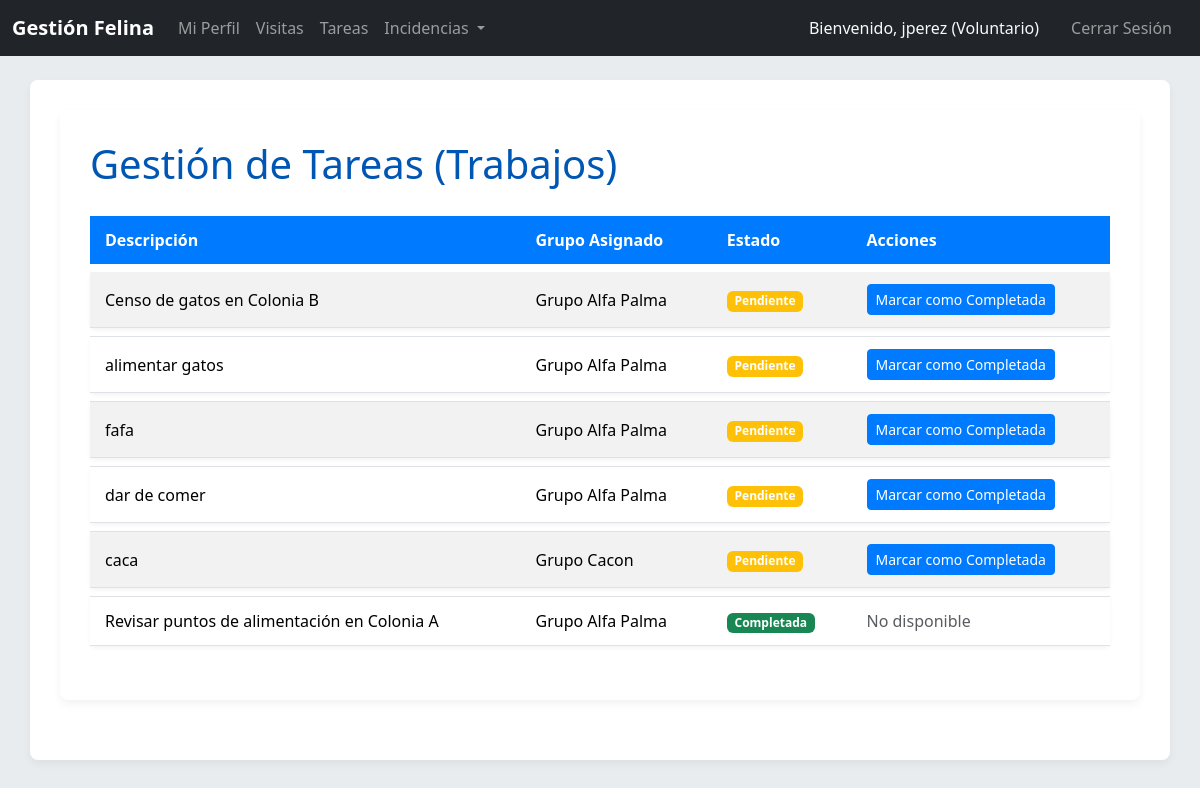
/index.php/trabajos (signed in), run on the app's committed database.
### tables this page shows
CREATE TABLE `Trabajo` (
  `idTrabajo` int(11) NOT NULL AUTO_INCREMENT,
  `descripcionTrabajo` text NOT NULL,
  `completado` tinyint(1) NOT NULL DEFAULT 0,
  `idAyuntamiento` int(11) NOT NULL,
  `idGrupo` int(11) NOT NULL,
  PRIMARY KEY (`idTrabajo`),
  KEY `idAyuntamiento` (`idAyuntamiento`),
  KEY `idGrupo` (`idGrupo`),
  CONSTRAINT `Trabajo_ibfk_1` FOREIGN KEY (`idAyuntamiento`) REFERENCES `Ayuntamiento` (`idAyuntamiento`) ON DELETE CASCADE,
  CONSTRAINT `Trabajo_ibfk_2` FOREIGN KEY (`idGrupo`) REFERENCES `Grupo` (`idGrupo`) ON DELETE CASCADE
);

CREATE TABLE `Grupo` (
  `idGrupo` int(11) NOT NULL AUTO_INCREMENT,
  `nombreGrupo` varchar(50) NOT NULL,
  `idAyuntamiento` int(11) NOT NULL,
  PRIMARY KEY (`idGrupo`),
  KEY `idAyuntamiento` (`idAyuntamiento`),
  CONSTRAINT `Grupo_ibfk_1` FOREIGN KEY (`idAyuntamiento`) REFERENCES `Ayuntamiento` (`idAyuntamiento`) ON DELETE CASCADE
);

### controllers/TrabajoController.php (called while the page is built, shortened)
<?php
class TrabajoController {
    private $trabajoModel;
    private $grupoModel;
    private $voluntarioModel;
    public function __construct() {
        $this->trabajoModel = new Trabajo();
        $this->grupoModel = new Grupo();
        $this->voluntarioModel = new Voluntario();
    }
    public function index() {
        $idAyuntamiento = $_SESSION['ayuntamiento_id'] ?? null;
        if ($_SESSION['user_type'] === 'voluntario') {
            $grupos = $this->voluntarioModel->getGrupos($_SESSION['user_id']);
            if (!empty($grupos)) {
                $unGrupo = $this->grupoModel->getByIdWithDetails($grupos[0]->idGrupo);
                $idAyuntamiento = $unGrupo->idAyuntamiento;
            } else {
                $idAyuntamiento = null;
            }
        }
        $trabajos = $idAyuntamiento ? $this->trabajoModel->getAllByAyuntamiento($idAyuntamiento) : [];
        require_once __DIR__ . '/../views/trabajos/list.php';
    }
}

### config/database.php (called while the page is built, shortened)
<?php
class Database {
    private static $host = 'localhost';
    private static $db_name = 'gatos_mallorca';
    private static $username = 'root';
    private static $password = '';
    private static $conn;
    public static function getConnection() {
        if (self::$conn === null) {
            try {
                self::$conn = new PDO("mysql:host=" . self::$host . ";dbname=" . self::$db_name, self::$username, self::$password);
                self::$conn->setAttribute(PDO::ATTR_ERRMODE, PDO::ERRMODE_EXCEPTION);
                self::$conn->exec("set names utf8");
            } catch(PDOException $exception) {
                echo "Error de conexión a la base de datos: " . $exception->getMessage();
                exit();
            }
        }
        return self::$conn;
    }
}
?>

### models/Voluntario.php (called while the page is built, shortened)
<?php
class Voluntario extends BaseModel {
    public function getGrupos($idVoluntario) {
        $query = "
            SELECT g.idGrupo, g.nombreGrupo, p.es_responsable
            FROM Grupo g
            JOIN Pertenencia p ON g.idGrupo = p.idGrupo
            WHERE p.idVoluntario = :idVoluntario
            ORDER BY g.nombreGrupo ASC
        ";
        return $this->executeQuery($query, [':idVoluntario' => $idVoluntario]);
    }
}

### models/BaseModel.php (called while the page is built, shortened)
<?php
class BaseModel {
    protected $conn;
    public function __construct() {
        $this->conn = Database::getConnection();
    }
    protected function executeQuery($query, $params = [], $fetch_all = true) {
        $stmt = $this->conn->prepare($query);
        foreach ($params as $key => $value) {
            $stmt->bindValue($key, $value);
        }
        $stmt->execute();
        if ($fetch_all) {
            return $stmt->fetchAll(PDO::FETCH_OBJ);
        }
        return $stmt->fetch(PDO::FETCH_OBJ);
    }
}
?>

### models/Grupo.php (called while the page is built, shortened)
<?php
class Grupo extends BaseModel {
    public function getByIdWithDetails($idGrupo) {
        $query = "
            SELECT
                g.idGrupo,
                g.nombreGrupo,
                g.idAyuntamiento,
                a.nombreLocalidad AS ayuntamiento_nombre
            FROM
                Grupo g
            JOIN
                Ayuntamiento a ON g.idAyuntamiento = a.idAyuntamiento
            WHERE
                g.idGrupo = :idGrupo
            LIMIT 0,1
        ";
        return $this->executeQuery($query, [':idGrupo' => $idGrupo], false);
    }
}

### models/Trabajo.php (called while the page is built, shortened)
<?php
class Trabajo extends BaseModel {
    protected $table_name = 'Trabajo';
    public function getAllByAyuntamiento($idAyuntamiento) {
        $query = "
            SELECT t.idTrabajo, t.descripcionTrabajo, t.completado, g.nombreGrupo
            FROM " . $this->table_name . " t
            JOIN Grupo g ON t.idGrupo = g.idGrupo
            WHERE t.idAyuntamiento = :idAyuntamiento
            ORDER BY t.completado ASC, g.nombreGrupo ASC
        ";
        return $this->executeQuery($query, [':idAyuntamiento' => $idAyuntamiento]);
    }
}

### views/trabajos/list.php (the view, shortened to what this page needs)
<?php require_once __DIR__ . '/../partials/header.php'; ?>
<div class="container">
    <h1>Gestión de Tareas (Trabajos)</h1>
    <?php if (empty($trabajos)): ?>
        <div class="alert alert-info" role="alert">
            No hay tareas asignadas en este ayuntamiento.
        </div>
    <?php else: ?>
        <table class="table table-striped table-hover">
            <thead>
                <tr>
                    <th>Descripción</th>
                    <th>Grupo Asignado</th>
                    <th>Estado</th>
                    <th>Acciones</th>
                </tr>
            </thead>
            <tbody>
                <?php foreach ($trabajos as $trabajo): ?>
                    <tr>
                        <td><?php echo htmlspecialchars($trabajo->descripcionTrabajo); ?></td>
                        <td><?php echo htmlspecialchars($trabajo->nombreGrupo); ?></td>
                        <td>
                            <?php if ($trabajo->completado): ?>
                                <span class="badge bg-success">Completada</span>
                            <?php else: ?>
                                <span class="badge bg-warning">Pendiente</span>
                            <?php endif; ?>
                        </td>
                        <td>
                            <?php if ($_SESSION['user_type'] === 'ayuntamiento'): ?>
                                <a href="<?php echo url('trabajos/edit?id=' . htmlspecialchars($trabajo->idTrabajo)); ?>" class="btn btn-warning btn-sm">Editar</a>
                                <form action="<?php echo url('trabajos/delete'); ?>" method="POST" style="display:inline-block;">
                                    <input type="hidden" name="idTrabajo" value="<?php echo htmlspecialchars($trabajo->idTrabajo); ?>">
                                    <button type="submit" class="btn btn-danger btn-sm" onclick="return confirm('¿Estás seguro de que quieres eliminar esta tarea?');">Eliminar</button>
                                </form>
                            <?php else: ?>
                                <?php if (!$trabajo->completado): ?>
                                    <form action="<?php echo url('trabajos/completar'); ?>" method="POST" style="display:inline;">
                                        <button type="submit" class="btn btn-primary btn-sm">Marcar como Completada</button>
                                    </form>
                                <?php else: ?>
                                    <span class="text-muted">No disponible</span>
                                <?php endif; ?>
                            <?php endif; ?>
                        </td>
                    </tr>
                <?php endforeach; ?>
            </tbody>
        </table>
    <?php endif; ?>
</div>
<?php require_once __DIR__ . '/../partials/footer.php'; ?>

### public/css/style.css (style rules this page uses)
body { font-family: 'Segoe UI', Tahoma, Geneva, Verdana, sans-serif; background-color: #e9ecef; color: #343a40; }
.container { background-color: #ffffff; padding: 30px; border-radius: 8px; box-shadow: 0 4px 8px rgba(0,0,0,0.05); margin-bottom: 30px; }
h1, h2, h3, h4, h5, h6 { color: #0056b3; margin-bottom: 15px; }
.btn-primary { background-color: #007bff; border-color: #007bff; }
.table { margin-top: 20px; border-collapse: separate; border-spacing: 0 8px; }
.table thead th { background-color: #007bff; color: white; border: none; padding: 12px 15px; }
.table tbody tr { background-color: #f8f9fa; border-radius: 5px; box-shadow: 0 2px 4px rgba(0,0,0,0.05); transition: all 0.2s ease-in-out; }
.table tbody td { padding: 12px 15px; vertical-align: middle; border-top: 1px solid #dee2e6; }
.table tbody tr:first-child td { border-top: none; }

### data on the page
trabajo: descripcionTrabajo "Censo de gatos en Colonia B", idGrupo.nombreGrupo "Grupo Alfa Palma", completado "Pendiente"
trabajo: descripcionTrabajo "alimentar gatos", idGrupo.nombreGrupo "Grupo Alfa Palma", completado "Pendiente"
trabajo: descripcionTrabajo "fafa", idGrupo.nombreGrupo "Grupo Alfa Palma", completado "Pendiente"
trabajo: descripcionTrabajo "dar de comer", idGrupo.nombreGrupo "Grupo Alfa Palma", completado "Pendiente"
trabajo: descripcionTrabajo "caca", idGrupo.nombreGrupo "Grupo Cacon", completado "Pendiente"
trabajo: descripcionTrabajo "Revisar puntos de alimentación en Colonia A", idGrupo.nombreGrupo "Grupo Alfa Palma", completado "Completada"

### other printed values
$_SESSION['username'] "jperez"
$_SESSION['user_type'] "Voluntario"
